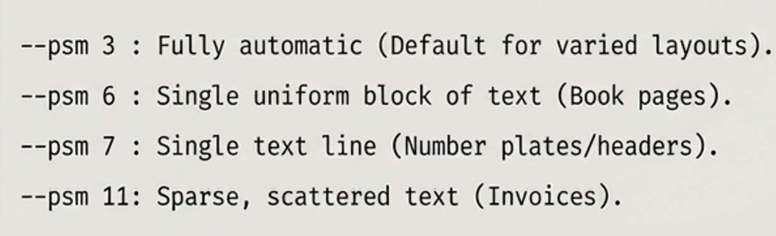
#> input picture sample_document.png, 776 x 236 px
$ python Task4_Path_1.py
#> lines starting #> are read from the running program, lines starting #| are printed output that depends on the picture; after the words box and inside, x2 and y2 are one past the last pixel; in counts of white or black regions, pixels touching at a corner belong together
import cv2 # type: ignore
import pytesseract # type: ignore
import numpy as np # type: ignore

# Double-check that this explicit mapping matches your installation location!
pytesseract.pytesseract.tesseract_cmd = r'C:\Program Files\Tesseract-OCR\tesseract.exe'

def run_ocr_perception_pipeline(image_path):
#> called with image_path = 'sample_document.png'
    print("=== DecodeLabs AI Perception Engine v4.0 ===")
    print("Task: Optical Character Recognition (OCR) Sequencing\n")

    # 1. INPUT LAYER: Load the raw unstructured 3D image matrix
    raw_img = cv2.imread(image_path)
#> raw_img is the input picture: shape (236, 776, 3); mean B, G, R 208.7, 213.6, 215.8
    if raw_img is None:
        print(f"[!] Error: Unable to locate or load image at target path: '{image_path}'")
        return

    print(f"[*] Raw Image Loaded. Dimensions: {raw_img.shape} (Height x Width x Channels)")
#| [*] Raw Image Loaded. Dimensions: (236, 776, 3) (Height x Width x Channels)

    # 2. PRE-PROCESSING LAYER: Breaking down data noise
    print("[*] Initiating image pre-processing matrix operations...")

    # Step A: Grayscale conversion to strip chromatic channel bias
    gray_img = cv2.cvtColor(raw_img, cv2.COLOR_BGR2GRAY)
    print("    -> Grayscale flattening complete.")

    # Step B: Gaussian Blur to soften pixel frequency jumps and filter out noise
    blurred_img = cv2.GaussianBlur(gray_img, (5, 5), 0)
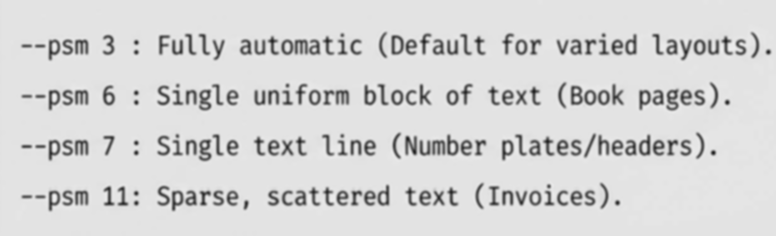
#> blurred_img: shape (236, 776); min 32, max 242, mean 213.5
    print("    -> Gaussian smoothing complete.")

    # Step C: Adaptive Thresholding (Otsu's Binarization) to isolate clear foreground text
    _, binary_threshold_img = cv2.threshold(blurred_img, 0, 255, cv2.THRESH_BINARY + cv2.THRESH_OTSU)
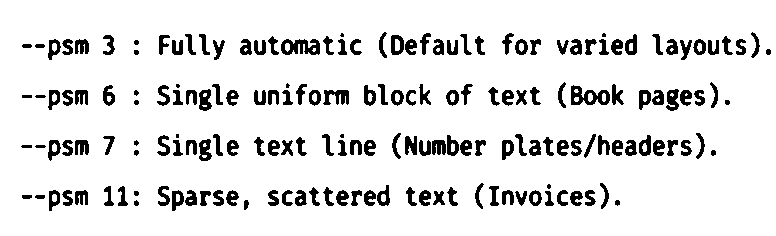
#> binary_threshold_img: shape (236, 776); 89.4% white; 179 black regions (7 under 20 px), largest, box (x1, y1, x2, y2) and area: (571, 85, 610, 105) 420, (281, 39, 320, 55) 409, (323, 90, 349, 105) 253
    print("    -> Adaptive thresholding binarization complete.\n")

    # 3. PROCESS LAYER: Tesseract OCR Ingestion
    print("[*] Passing pre-processed binary image to Tesseract configuration engine...")

    # Custom configuration flag: Fully automatic layout segmentation mode (PSM 3)
    custom_config = r'--psm 3'

    # Extract detailed data dictionary containing words and their corresponding confidence scores
    ocr_data = pytesseract.image_to_data(binary_threshold_img, config=custom_config, output_type=pytesseract.Output.DICT)

    # 4. OUTPUT & VALIDATION LAYER: Enforcing the strict 80% Confidence Gate
    print("[*] Evaluating extracted text structures against compliance safety thresholds...")

    validated_words = []
    total_confidence = 0
    word_count = 0

    # Loop through all detected text entries
    for i in range(len(ocr_data['text'])):
        word = ocr_data['text'][i].strip()
        confidence = float(ocr_data['conf'][i])

        # Filter out empty string artifacts
        if word != "":
            # Convert confidence percentage out of 100 to a decimal fraction score
            confidence_score = confidence / 100.0

            # CRITICAL: Validate against the mandatory 80% baseline filter gate
            if confidence_score >= 0.80:
                validated_words.append(word)
                total_confidence += confidence_score
                word_count += 1
            else:
                print(f"    [!] Dropped low-probability hallucination: '{word}' (Confidence: {confidence:.2f}%)")

    print("\n======= EXTRACTION PERCEPTION BRIEFING =======")
    if word_count > 0:
        final_text = " ".join(validated_words)
        avg_system_confidence = (total_confidence / word_count) * 100

        print(f"[+] Final Validated OCR Output String:\n\n    \"{final_text}\"\n")
        print(f"[+] Pipeline System Average Confidence: {avg_system_confidence:.2f}%")
        print("[+] Status: VERIFICATION COMPLIANT")
    else:
        print("[!] Result: System failure. No extracted elements passed the 80% confidence criteria thresholds.")
        print("[!] Status: VERIFICATION NON-COMPLIANT")
    print("==============================================")

import os

if __name__ == "__main__":
    # This automatically finds the exact folder path where your script is saved
    script_dir = os.path.dirname(os.path.abspath(__file__))

    # Change 'sample_document.png' below to match your file's exact extension (.jpg, .png, etc.)
    sample_image = os.path.join(script_dir, "sample_document.png")

    run_ocr_perception_pipeline(sample_image)
#> (the call stopped at in run_ocr_perception_pipeline, `ocr_data = pytesseract.image_to_data(binary_threshold_img, config=cust..`: pytesseract is not available in this run)
